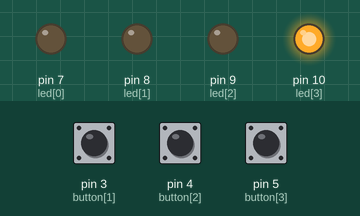
A sketch run on a simulated Arduino Uno, built with avr-gcc and run on an emulated ATmega328P. Parts: output pins drawn as LEDs (lit = HIGH). The inputs (shaded band) are chosen by the test bench; at power-on: pin 5 (button[3]) LOW, pin 3 (button[1]) LOW, pin 4 (button[2]) LOW. Random numbers use the default seed unless the sketch sets one; what the sketch prints to the serial monitor is not drawn.

Above: at 1.2 s.
1.3 s: pin 5 (button[3]) pulled HIGH for 0.15 s
At 2.5 s:
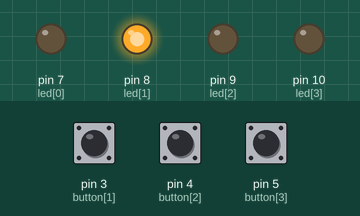
2.9 s: pin 3 (button[1]) pulled HIGH for 0.15 s
At 3.7 s:
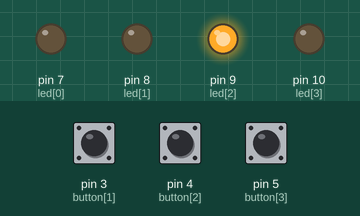
Timing chart, 0 to 5.9 s (numbered marks = the images above; inputs shaded):
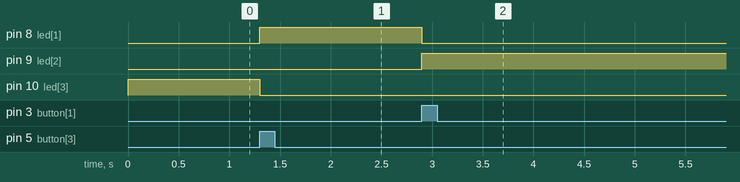

Measured:
- after the input at 1.3 s, pin 8 (led[1]): LOW → HIGH at once; pin 10 (led[3]): HIGH → LOW at once
- after the input at 2.9 s, pin 8 (led[1]): HIGH → LOW at once; pin 9 (led[2]): LOW → HIGH at once

The sketch:

problem_z_takim_samym_random.ino
```cpp
int led []={7, 8, 9, 10};
int button []={2, 3, 4, 5};
int buttonState[] = {0,0,0,0};
char input;
int x = random(0,4);//numer popera
int xOld = x;
int current =0;
int target =22;//cos nie tak
int flag = 0;

void setup() {
  pinMode(led[0], OUTPUT);
  pinMode(led[1], OUTPUT);
  pinMode(led[2], OUTPUT);
  pinMode(led[3], OUTPUT);
  pinMode(button[0], INPUT);
  pinMode(button[1], INPUT);
  pinMode(button[2], INPUT);
  pinMode(button[3], INPUT);
  Serial.begin(9600);
  Serial.println("ready");
}

void loop() {
  if(current <= target){
    digitalWrite(led[x],HIGH);
    buttonState[x]=digitalRead(button[x]);

    if(buttonState[x] == HIGH){
      digitalWrite(led[x],LOW);
      x = random(0,4);
      current ++;
    }
  }

  else if(flag ==0){
    flag = 1;
    Serial.println("koniec");
  }
}
```
